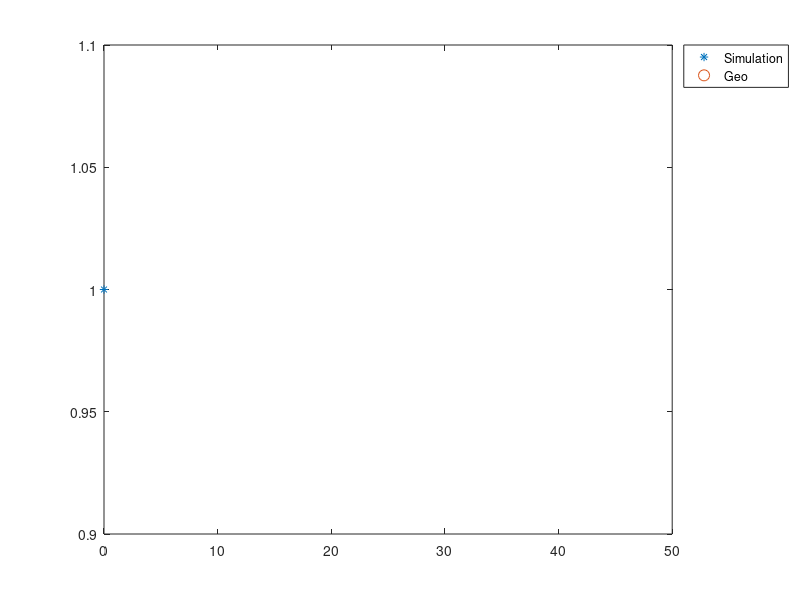

This chart was generated by the following MATLAB code:
%simulate bernoulli(p) distribution
p=input('p(in (0,1))=');
%geo var is the nr of failures occuring before the 1st successs
X=0;%init cu 0 
while rand>=p
    X=X+1;
end%count nr of failures,stop at 1st success


N=input('Nr of simulations=');
%dam nr mari ca pentru a vedea aproximarea buna trebuie mai multe
%10,1e3,1e5,1e6
for i=1:N
X(i)=0;%init cu 0 
while rand>=p
    X(i)=X(i)+1;
end%count nr of failures,stop at 1st success
end

%compare grafically to geo(p)
UX=unique(X);%valori distincte
nX=hist(X,length(UX));%frecventele fiecarei valori
relfr=nX/N;
%true geo dist
k=0:50;%values
pk=geopdf(k,p);
clf
plot(UX,relfr,'*',k,pk,'o','Markersize',10);
legend('Simulation','Geo','Location','NorthEastOutside');
 

